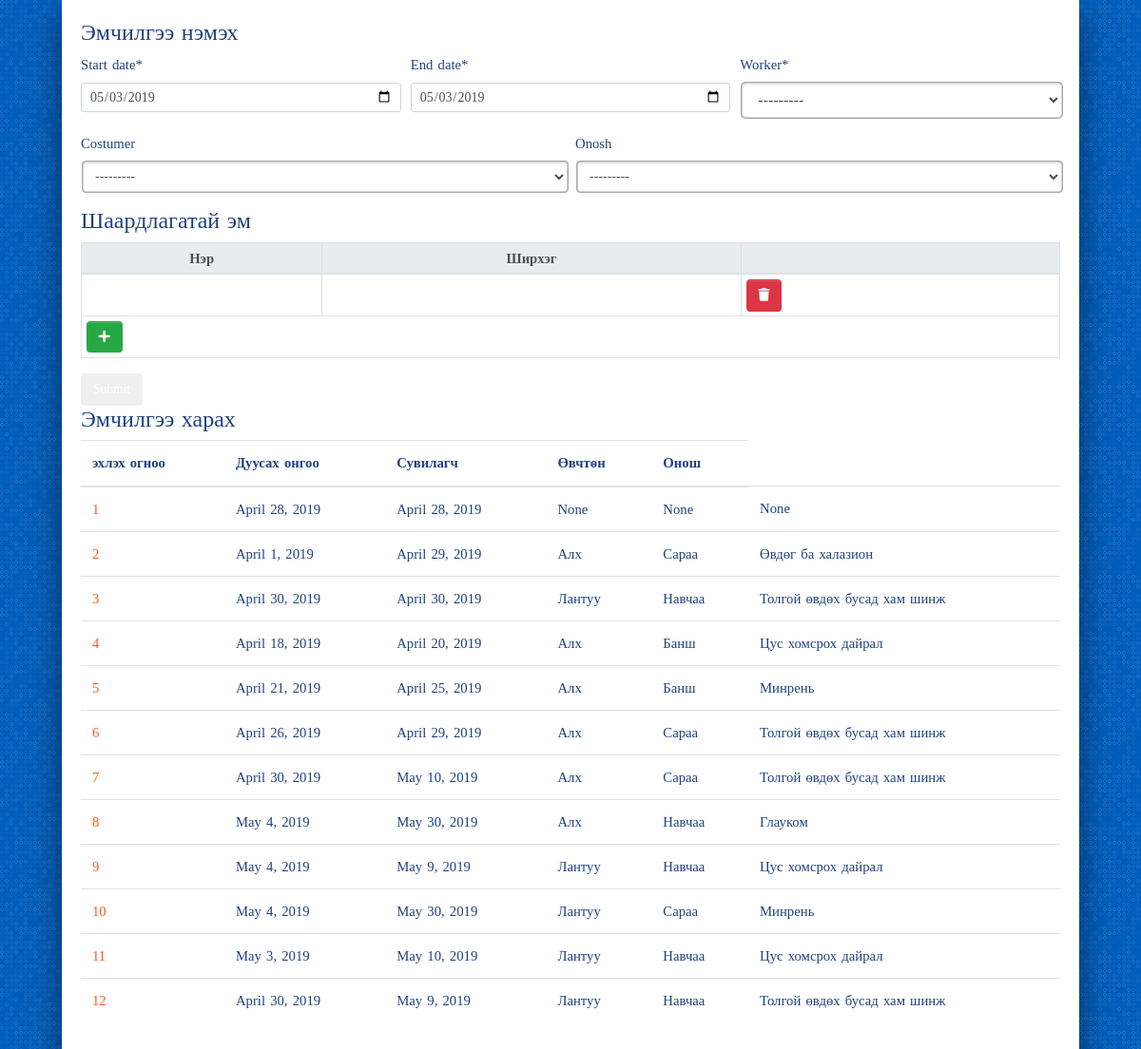
The page /drug/emchilgee_new/ on the database as committed earlier.
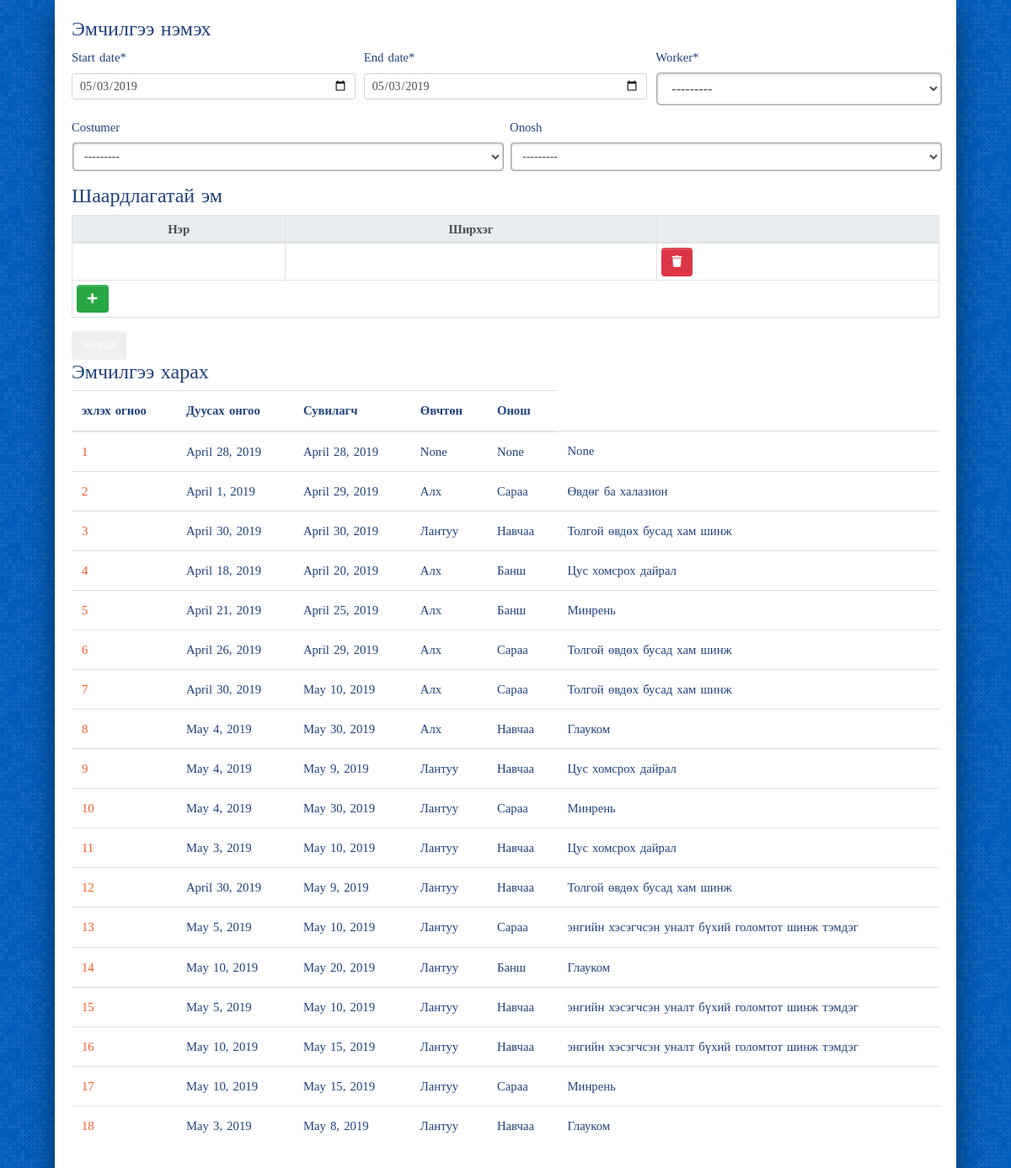
The same page on the database as committed later.
### drug/models.py (models this page shows, shortened)
class Emchilgee(models.Model):
    start_date = models.DateField(default=timezone.now)
    end_date = models.DateField(default=timezone.now)
    worker = models.ForeignKey(Worker, on_delete=models.SET_NULL, null=True, blank=True)
    costumer = models.ForeignKey(Costumer, on_delete=models.SET_NULL, null=True, blank=True)
    onosh = models.ForeignKey(Onosh, on_delete=models.SET_NULL, null=True, blank=True)
    created_date = models.DateField(default=timezone.now)

class Onosh(models.Model):
    category = models.CharField(max_length=200, null=True, blank=True)
    disc = models.CharField(max_length=400, null=True, blank=True)
    code = models.CharField(max_length=20, null=True, blank=True)
    def __str__(self):
        return self.disc

### account/models.py (models this page shows, shortened)
class Worker(models.Model):
    user            = models.OneToOneField(User, on_delete=models.CASCADE, primary_key=True, related_name='worker')
    firstname       = models.CharField(max_length=200)
    lastname        = models.CharField(max_length=200)
    register        = models.CharField(max_length=200)
    gender          = models.ForeignKey(Gender,on_delete=models.SET_NULL, null=True, blank=True)
    age             = models.IntegerField(null=True, blank=True)
    degree          = models.ForeignKey(Degree, on_delete=models.SET_NULL, null=True, blank=True)
    position        = models.ForeignKey(Position, on_delete=models.SET_NULL, null=True, blank=True)
    def __str__(self):
        return self.firstname

class Costumer(models.Model):
    user            = models.OneToOneField(User, on_delete=models.CASCADE, primary_key=True, related_name='costumer')
    firstname       = models.CharField(max_length=200)
    lastname        = models.CharField(max_length=200)
    register        = models.CharField(max_length=200)
    gender          = models.ForeignKey(Gender,on_delete=models.SET_NULL, null=True, blank=True)
    age             = models.IntegerField(null=True, blank=True)
    description     = models.CharField(max_length=200)
    def __str__(self):
        return self.firstname

### drug/views.py (the view, shortened to what this page needs)
def emchilgee_create(request, template_name='drug/emchilgee_create.html'):
    context = {}
    emchilgee = Emchilgee.objects.all()
    drug_important = Drug_important.objects.all()
    Drug_important_formset = modelformset_factory(Drug_important, form=Drug_important_form)
    Onoshdahi_emchilgeeFormset = modelformset_factory(Onoshdahi_emchilgee, form=Onoshdahi_emchilgeeForm)
    form = Emchilgee_form(request.POST or None)
    formset1 = Onoshdahi_emchilgeeFormset(request.POST or None, queryset = Onoshdahi_emchilgee.objects.none(), prefix='onoshdahi_emchilgee')
    formset2 = Drug_important_formset(request.POST or None, queryset = Drug_important.objects.none(), prefix='drug_important')
    context['drug_important'] = drug_important
    context['emchilgee'] = emchilgee
    context['formset1'] = formset1
    context['form'] = form
    return render(request, template_name, context)

### drug/forms.py
class Emchilgee_form(forms.ModelForm):
    worker = forms.ModelChoiceField(queryset=Worker.objects.filter(position__name = "Сувилагч"))
    class Meta:
        model = Emchilgee
        fields = [
            'start_date',
            'end_date',
            'worker',
            'costumer',
            'onosh',
        ]
        widgets = {
            'start_date': forms.DateInput(attrs={"type": "date", 'class': 'form-control form-control-sm'}),
            'end_date': forms.DateInput(attrs={"type": "date", 'class': 'form-control form-control-sm'}),
            'worker': forms.Select(attrs={'class': 'form-control form-control-sm'}),
            'costumer': forms.Select(attrs={'class': 'form-control form-control-sm'}),
            'onosh': forms.Select(attrs={'class': 'form-control form-control-sm'}),
        }

### drug/templates/drug/emchilgee_create.html (shortened to what this page needs)
{% extends "base.html" %}
{% load staticfiles %}
{% load crispy_forms_tags %}
{% block content %}
<h4> Эмчилгээ нэмэх </h4>
<form method="post" novalidate>
    <div class="form-row">
      <div class="form-group col-md-4 mb-0">
        {{ form.start_date|as_crispy_field }}
      </div>
      <div class="form-group col-md-4 mb-0">
        {{ form.end_date|as_crispy_field }}
      </div>
      <div class="form-group col-md-4 mb-0">
        {{ form.worker|as_crispy_field }}
      </div>
    </div>
    <div class="form-row">
      <div class="form-group col-md-6 mb-0">
        {{ form.costumer|as_crispy_field }}
      </div>
      <div class="form-group col-md-6 mb-0">
        {{ form.onosh|as_crispy_field }}
      </div>
    </div>
    <h4> Шаардлагатай эм </h4>
    <table class="table form-table table-bordered table-sm">
      <thead class="thead-light text-center">
        <tr>
          <th> Нэр </th>
          <th> Ширхэг </th>
          <th></th>
        </tr>
      </thead>
      <tbody>
      {% for form_data in formset1 %}
          <tr class="{{ formset1.prefix }}">
              <td>
              </td>
              <td>
              </td>
              <td>
                  <button type="button" class="btn btn-danger btn-sm remove-form-row" id="{{ formset1.prefix }}">
                      <i class="fa fa-trash"></i>
                  </button>
              </td>
          </tr>
      {% endfor %}
      <tr>
          <td colspan="9" style="border-left: none!important; border-right: none !important; border-bottom: none !important;">
              <button type="button" class="btn btn-sm btn-success add-form-row" id="{{ formset1.prefix }}">
                 <i class="fa fa-plus"></i>
              </button>
          </td>
      </tr>
      </tbody>
    </table>
    <input class="btn search" type="submit" value="Submit" />
</form>
<h4>Эмчилгээ харах</h4>
<table class="table">
<thead>
    <tr>
      <th> эхлэх огноо</th>
      <th> Дуусах онгоо </th>
      <th> Сувилагч </th>
      <th> Өвчтөн </th>
      <th> Онош </th>
    </tr>
</thead>
  <tbody>
      {% for drug in emchilgee %}
      <tr>
        <td> <a href='#'> {{ drug.id }} </a></td>
        <td>{{ drug.start_date }}</td>
        <td>{{ drug.end_date }}</td>
        <td>{{ drug.worker }}</td>
        <td>{{ drug.costumer }}</td>
        <td>{{ drug.onosh }}</td>
      </tr>
      {% endfor %}
  </tbody>
</table>
{% endblock %}

Rows that differ between the two databases and show on the page:
added Emchilgee: id "13", start_date "May 5, 2019", end_date "May 10, 2019", worker "Лантуу", costumer "Сараа", onosh "энгийн хэсэгчсэн уналт бүхий голомтот шинж тэмдэг"
added Emchilgee: id "14", start_date "May 10, 2019", end_date "May 20, 2019", worker "Лантуу", costumer "Банш", onosh "Глауком"
added Emchilgee: id "15", start_date "May 5, 2019", end_date "May 10, 2019", worker "Лантуу", costumer "Навчаа", onosh "энгийн хэсэгчсэн уналт бүхий голомтот шинж тэмдэг"
added Emchilgee: id "16", start_date "May 10, 2019", end_date "May 15, 2019", worker "Лантуу", costumer "Навчаа", onosh "энгийн хэсэгчсэн уналт бүхий голомтот шинж тэмдэг"
added Emchilgee: id "17", start_date "May 10, 2019", end_date "May 15, 2019", worker "Лантуу", costumer "Сараа", onosh "Минрень"
added Emchilgee: id "18", start_date "May 3, 2019", end_date "May 8, 2019", worker "Лантуу", costumer "Навчаа", onosh "Глауком"
